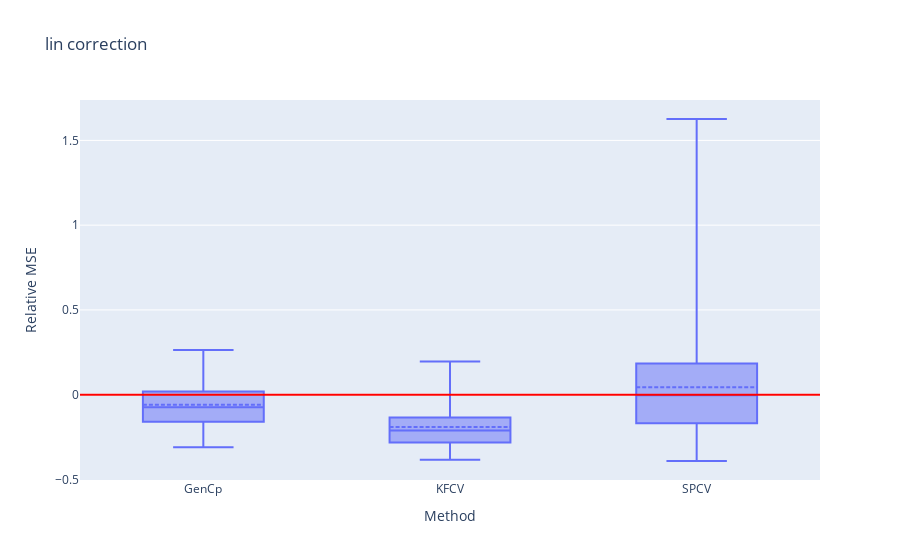

The cell this chart's notebook holds for it:
### Code cell
fig_rela = px.box((df - risk) / risk, 
             labels={
                     "variable": "Method",
                     "value": "Relative MSE"
                     },
             title="lin correction",
             points=False)
fig_rela.update_traces(boxmean=True)

fig_rela.add_hline(y=0., line_color='red')

### Figure 1 — Plotly figure (JSON) as saved in the notebook; plotly's stock layout.template omitted (floating-point values rounded to 4 significant figures; data arrays with more than 128 entries replaced by an {"elided": "..."} marker saying what was removed)
{"data": [{"alignmentgroup": "True", "boxmean": true, "boxpoints": false, "hovertemplate": "Method=%{x}<br>Relative MSE=%{y}<extra></extra>", "legendgroup": "", "marker": {"color": "#636efa"}, "name": "", "notched": false, "offsetgroup": "", "orientation": "v", "showlegend": false, "type": "box", "x": {"elided": "300 str values"}, "x0": " ", "xaxis": "x", "y": {"elided": "300 float values"}, "y0": " ", "yaxis": "y"}], "layout": {"boxmode": "group", "legend": {"tracegroupgap": 0}, "shapes": [{"line": {"color": "red"}, "type": "line", "x0": 0, "x1": 1, "xref": "x domain", "y0": 0, "y1": 0, "yref": "y"}], "title": {"text": "lin correction"}, "xaxis": {"anchor": "y", "domain": [0, 1], "title": {"text": "Method"}}, "yaxis": {"anchor": "x", "domain": [0, 1], "title": {"text": "Relative MSE"}}}}
